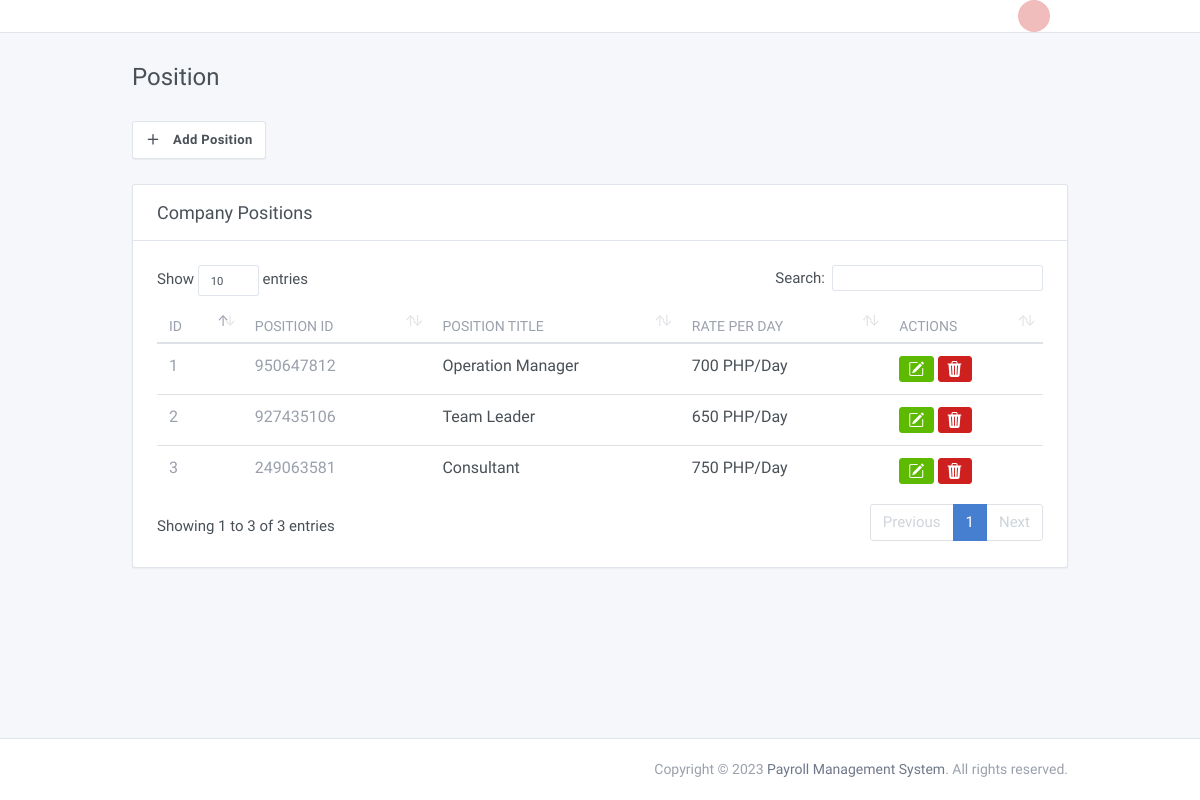
The page /admin/position.php (signed in) on the database its author committed.
### tables this page shows
CREATE TABLE `position` (
  `id` int(11) NOT NULL,
  `description` varchar(45) DEFAULT NULL,
  `rate` double DEFAULT NULL,
  `position_id` varchar(45) DEFAULT NULL
);

### admin/modals/modal_add_posistion.php (called while the page is built, shortened)
<?php
$queryPosition = "SELECT * FROM `position`;";
$queryResult = mysqli_query($connection, $queryPosition);
?>

### admin/session/Global.php (called while the page is built, shortened)
<?php
 class Controller{
	public function SQLConnection(){
		$connection = array("server" => "localhost", "user" => "root", "password" => "", "database" => "payroll");
		$connections = mysqli_connect($connection["server"], $connection["user"], $connection["password"], $connection["database"]);
		return $connections;
	}
}

### admin/position.php (the view, shortened to what this page needs)
<?php
require_once('includes/script.php');
?>
<!doctype html>
<html lang="en" dir="ltr">
<head>
  <link rel="stylesheet" href="https://cdn.jsdelivr.net/npm/bootstrap-icons@1.10.2/font/bootstrap-icons.css">
</head>
<body>
  <div class="page" id="app">
    <div class="page-main">
      <div class="header collapse d-lg-flex p-0" id="headerMenuCollapse">
        <div class="container">
          <div class="row align-items-center">
            <div class="d-flex">
              <?php require_once('includes/header.php') ?>
            </div>
            <div class="col-lg order-lg-first">
              <?php require_once('includes/subheader.php') ?>
            </div>
          </div>
        </div>
      </div>
      <div class="my-3 my-md-5">
        <div class="container">
          <div class="page-header">
            <h1 class="page-title">
              Position
            </h1>
          </div>
          <div class="row row-cards">
            <div style="padding-left: 12px; padding-bottom: 25px;">
              <button type="button" class="btn btn-secondary" data-toggle="modal" data-target="#modal-add-position">
                <i class="fe fe-plus mr-2"></i> Add Position
              </button>
            </div>
            <div class="col-12">
              <div class="card">
                <div class="card-header py-3">
                  <h3 class="card-title">Company Positions</h3>
                </div>
                <?php require_once('modals/modal_add_posistion.php') ?>
                <div class="card-body">
                  <div class="table-responsive">
                    <table class="table table-hover" id="dataTable" width="100%" cellspacing="0">
                      <thead>
                        <tr>
                          <th>ID</th>
                          <th>Position ID</th>
                          <th>Position Title</th>
                          <th>Rate Per Day</th>
                          <th>Actions</th>
                        </tr>
                      </thead>
                      <tbody>
                        <?php while ($row = mysqli_fetch_assoc($queryResult)) { ?>
                          <tr>
                            <td><span class="text-muted"><?php echo $row['id'] ?></span></td>
                            <td><span class="text-muted"><?php echo $row['position_id'] ?></span></td>
                            <td><a class="text-inherit"><?php echo $row['description'] ?></a></td>
                            <td>
                              <?php echo number_format($row['rate']) ?> PHP/Day
                            </td>
                            <td>
                              <button class="btn btn-success btn-sm" data-toggle="modal" data-target="#edit-time-<?php echo $row['id'] ?>"><i class='bi bi-pencil-square'></i></button>
                              <button class="btn btn-danger btn-sm" data-toggle="modal" data-target="#modal-deletes-employee<?php echo $row['id'] ?>"><i class='bi bi-trash3-fill'></i></button>
                            </td>
                          </tr>
                        <?php } ?>
                      </tbody>
                    </table>
                  </div>
                </div>
              </div>
            </div>
          </div>
        </div>
      </div>
    </div>
    <?php require_once('includes/footer.php') ?>
  </div>
</body>
</html>

### rows shown on the page
position: id "1", position "950647812", description "Operation Manager", rate "700"
position: id "2", position "927435106", description "Team Leader", rate "650"
position: id "3", position "249063581", description "Consultant", rate "750"
